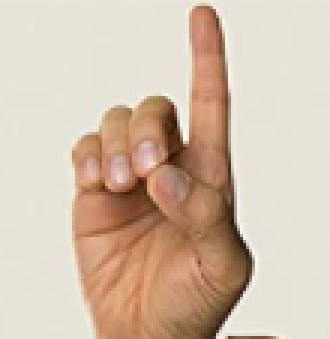
#> input picture Modelling/2. Model Operations/Images/1.png, 110 x 113 px, found by its file name (shown 3 times larger)
$ jupyter execute '2. Image Flip.ipynb'
#> lines starting #> are read from the running program, lines starting #| are printed output that depends on the picture; after the words box and inside, x2 and y2 are one past the last pixel; in counts of white or black regions, pixels touching at a corner belong together
[cell 1]
import imutils
import cv2
from PIL import Image

[cell 2]
# load the image, convert it to grayscale, and blur it slightly
image = cv2.imread("1.png")
#> image is the input picture: shape (113, 110, 3); mean B, G, R 173.1, 191.3, 211.7
flipped = cv2.flip(image, 1)
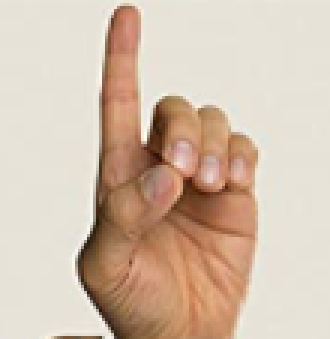
#> flipped: shape (113, 110, 3) (shown 3 times larger); mean B, G, R 173.1, 191.3, 211.7
gray = cv2.cvtColor(flipped, cv2.COLOR_BGR2HSV)
#> gray: shape (113, 110, 3); mean H, S, V 18.4, 53.8, 211.7
gray = cv2.GaussianBlur(gray, (5, 5), 0)
#> gray: shape (113, 110, 3); mean H, S, V 18.4, 53.8, 211.7
# threshold the image, then perform a series of erosions +
# dilations to remove any small regions of noise
thresh = cv2.threshold(gray, 45, 255, cv2.THRESH_BINARY)[1]
#> thresh: shape (113, 110, 3); mean H, S, V 0.2, 92.9, 255
thresh = cv2.erode(thresh, None, iterations=2)
#> thresh: shape (113, 110, 3); mean H, S, V 0, 78.3, 255
thresh = cv2.dilate(thresh, None, iterations=2)
#> thresh: shape (113, 110, 3); mean H, S, V 0, 92.3, 255

gray = cv2.cvtColor(thresh, cv2.COLOR_BGR2GRAY)
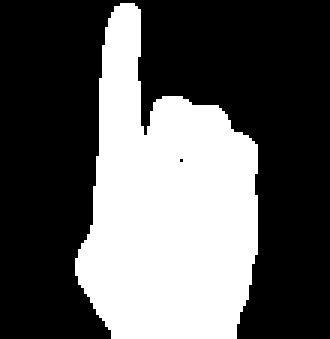
#> gray: shape (113, 110) (shown 3 times larger); values 76 (black) and 226 (white), 36.2% white; 1 white region, box (x1, y1, x2, y2) and area: (25, 1, 86, 113) 4500
thresh = 127
im_bw = cv2.threshold(gray, thresh, 255, cv2.THRESH_BINARY)[1]
cv2.imwrite('mod_1.png', im_bw)
#> Out = True

$ run again, with Modelling/2. Model Operations/Images/2.png copied over Modelling/2. Model Operations/Images/1.png
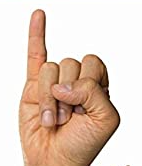
#> input picture Modelling/2. Model Operations/Images/2.png, 142 x 166 px, found by its file name
#> image is the input picture: shape (166, 142, 3); mean B, G, R 188.2, 203.1, 225.9
#> `gray = cv2.cvtColor(thresh, cv2.COLOR_BGR2GRAY)`:
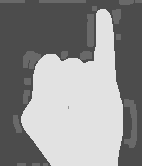
#> gray: shape (166, 142); min 76, max 226, mean 143.2
#> `im_bw = cv2.threshold(gray, thresh, 255, cv2.THRESH_BINARY)[1]`:
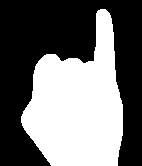
#> im_bw: shape (166, 142); 43.4% white; 1 white region, box (x1, y1, x2, y2) and area: (21, 9, 123, 166) 10226
#> Out = True

$ run again, with Modelling/2. Model Operations/Images/3.png copied over Modelling/2. Model Operations/Images/1.png
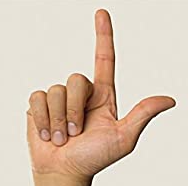
#> input picture Modelling/2. Model Operations/Images/3.png, 188 x 186 px, found by its file name
#> image is the input picture: shape (186, 188, 3); mean B, G, R 178.4, 196.8, 217
#> `gray = cv2.cvtColor(thresh, cv2.COLOR_BGR2GRAY)`:
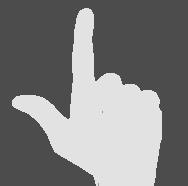
#> gray: shape (186, 188); min 76, max 226, mean 127.1
#> `im_bw = cv2.threshold(gray, thresh, 255, cv2.THRESH_BINARY)[1]`:
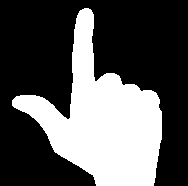
#> im_bw: shape (186, 188); 34.1% white; 1 white region, box (x1, y1, x2, y2) and area: (12, 8, 162, 186) 11911
#> Out = True
